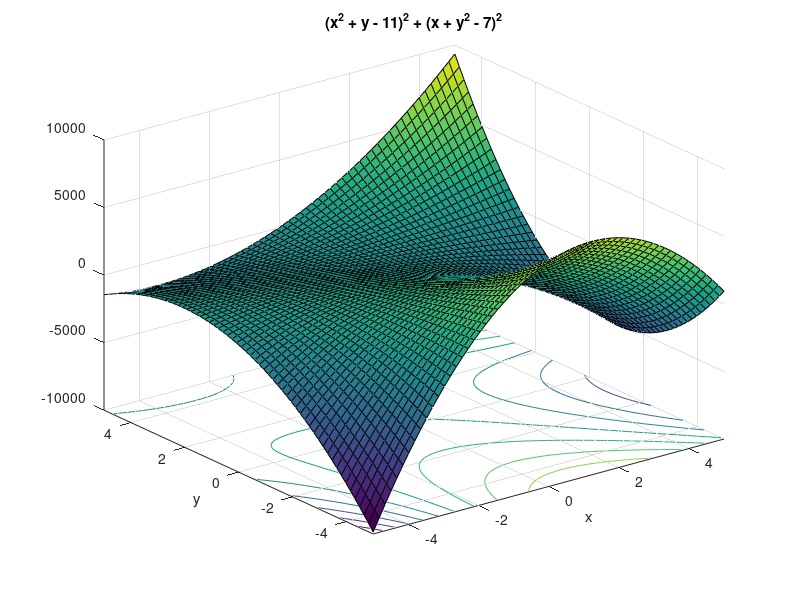

The MATLAB script that drew this image:
% Problem 1

f = @(x,y) (x.^2+y-11)^2 + (x+y.^2-7)^2;
ezsurfc(f, [-5,5])

fun = @(x) (x(1).^2+x(2)-11)^2 + (x(1)+x(2).^2-7)^2;

x0 = [4 2];
options = optimset('largeScale', 'off', 'Display', 'iter');
%options = optimset(options,);
%[x, fval, exitflag, output] = fminunc(fun, x0, options)
[x1, fval1, exitflag1, output1, grad1, hessian1] = fminunc(fun, x0, options);

x0 = [4 -2];
[x2, fval2, exitflag2, output2, grad2, hessian2] = fminunc(fun, x0, options);

x0 = [-4 -3];
[x3, fval3, exitflag3, output3, grad3, hessian3] = fminunc(fun, x0, options);

x0 = [-3 3];
[x4, fval4, exitflag4, output4, grad4, hessian4] = fminunc(fun, x0, options);

x1
x2 
x3 
x4

% function value at minimizers

[fval1 fval2 fval3 fval4]

[eig(hessian1) eig(hessian2) eig(hessian3) eig(hessian4)]


